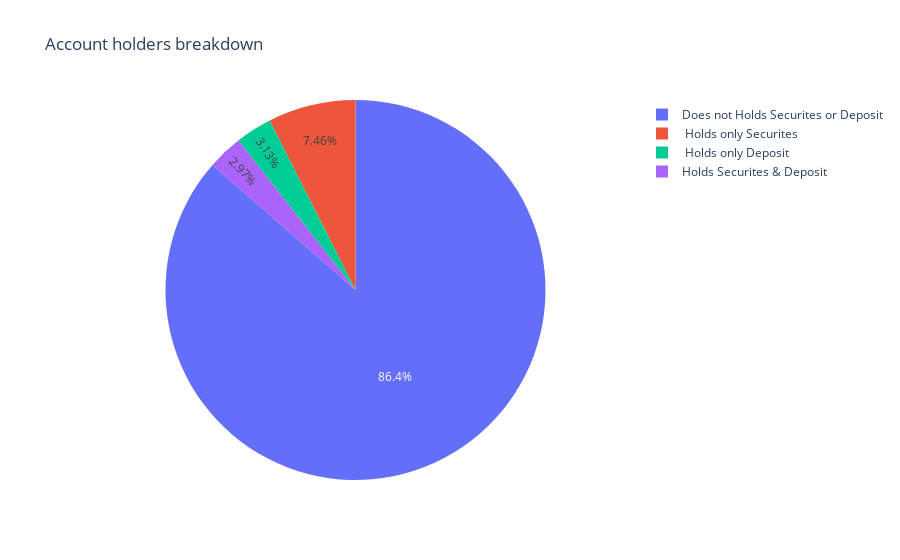

Notebook code cell kept with this figure:
### Code cell
fig=px.pie(df,values=counts,names=counts.index, title='Account holders breakdown')
fig.show()

### Figure 1 — Plotly figure (JSON) as saved in the notebook; plotly's stock layout.template omitted (floating-point values rounded to 4 significant figures)
{"data": [{"domain": {"x": [0, 1], "y": [0, 1]}, "hovertemplate": "label=%{label}<br>value=%{value}<extra></extra>", "labels": ["Does not Holds Securites or Deposit", " Holds only Securites ", " Holds only Deposit", "Holds Securites & Deposit"], "legendgroup": "", "name": "", "showlegend": true, "type": "pie", "values": [4277, 369, 155, 147]}], "layout": {"legend": {"tracegroupgap": 0}, "title": {"text": "Account holders breakdown"}}}
